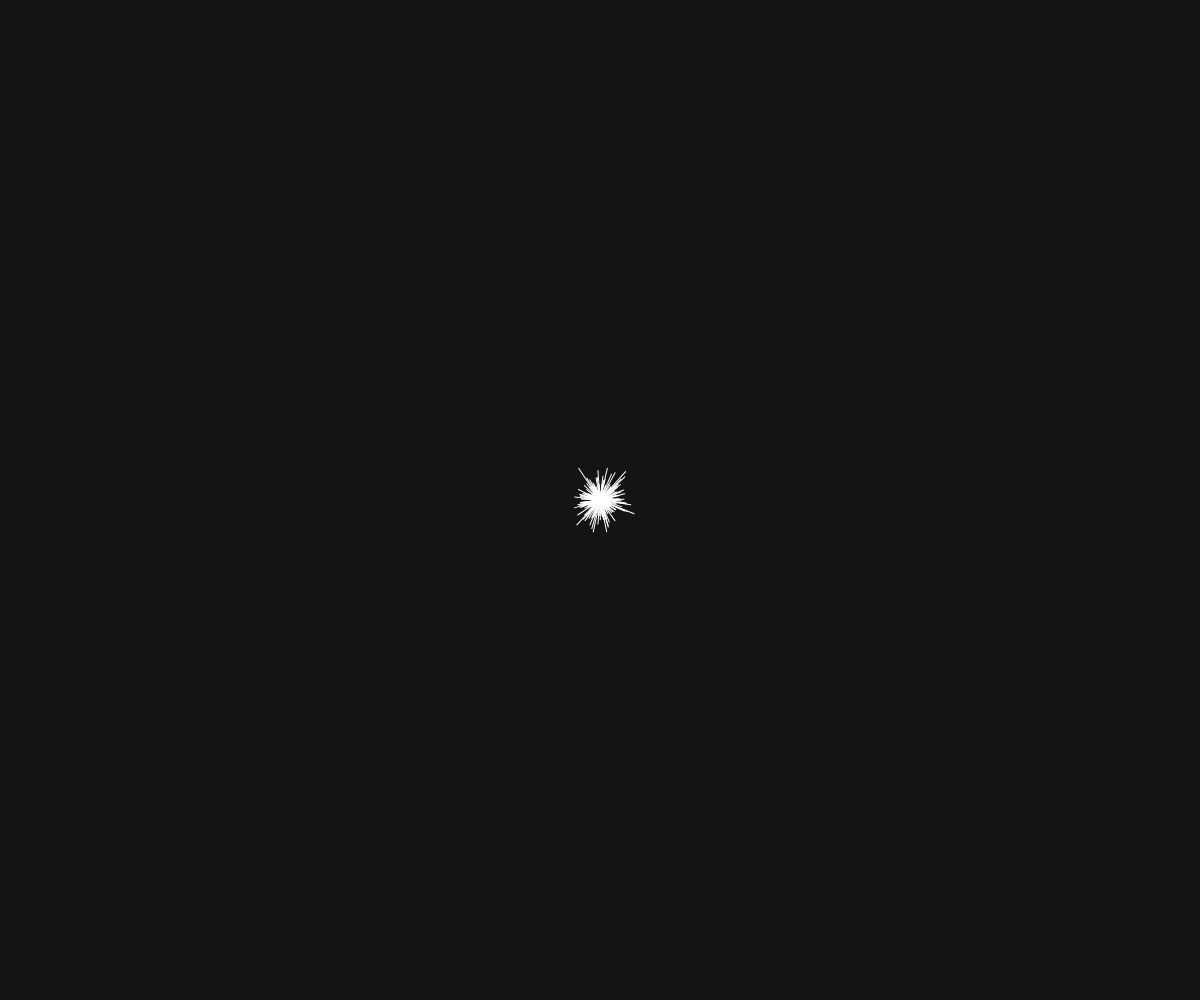
Frame 1 (no input)
Frame 60 (no input): identical to frame 1, image omitted
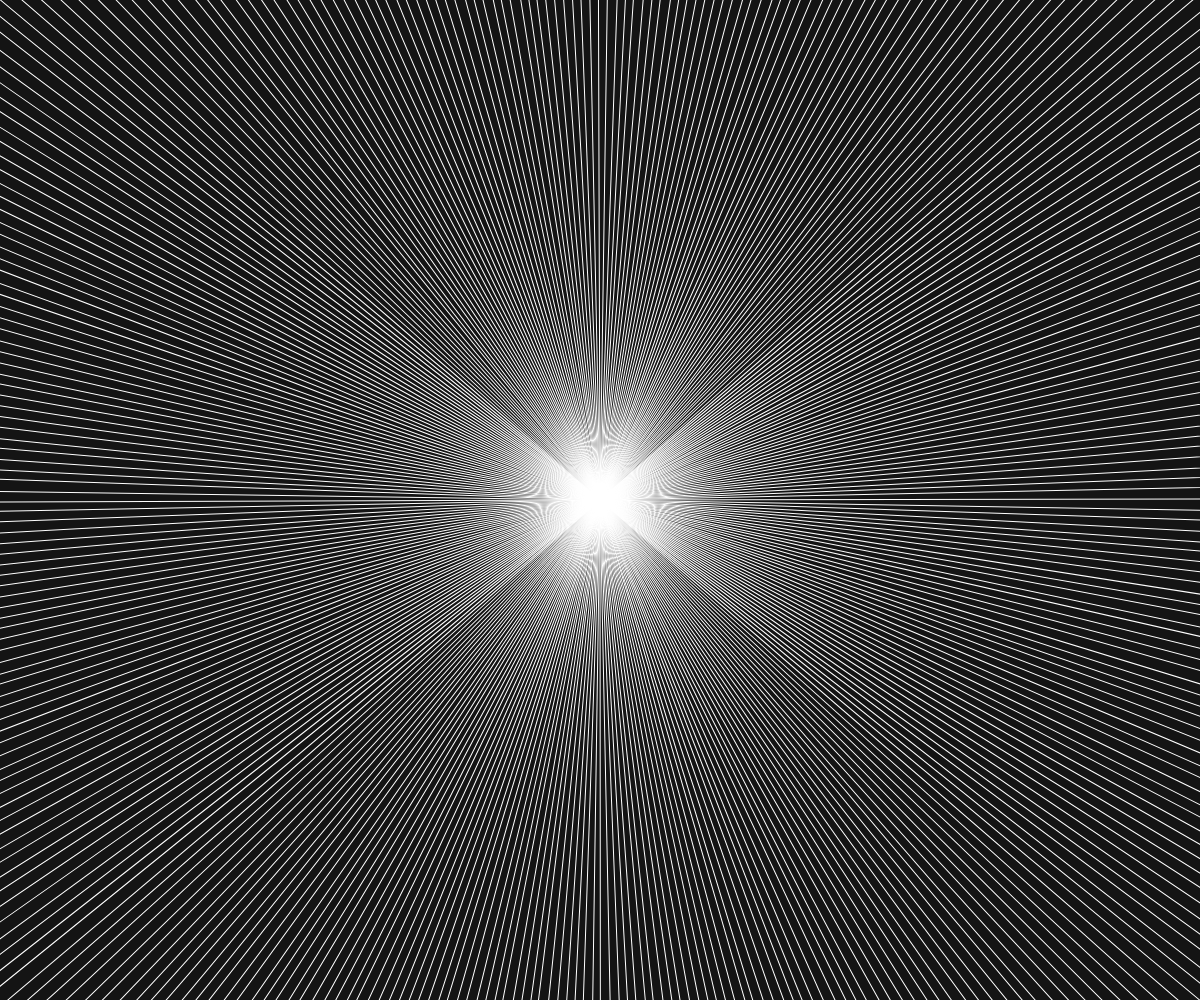
Frame 120 (the mouse pressed at the canvas centre since frame 60)

The p5.js sketch that drew these frames (run headless with seeded random() and noise() and a simulated clock; from frame 60 on, the mouse is pressed at the canvas centre):

// p5.js sketch
// ── sketch.js
var w;
var distribution = new Array(360);

function setup() {
	createCanvas(windowWidth, windowHeight);
	w = new Walker();
	for (var i = 0; i < distribution.length; i++) {
		distribution[i] = floor(randomGaussian(0,10));
	}
}

function draw() {
	background(20);
	translate
	w.update();
	w.display();
}

function Walker(){
	this.pos = createVector(width/2, height/2);
	this.vel = createVector(0,0);
	//this.acc = createVector(0.1,0.1);
	
	this.update = function(){
		var mouse =createVector(mouseX, mouseY);
		this.acc = p5.Vector.sub(mouse, this.pos);
		this.acc.setMag(0.1);
		this.vel.add(this.acc);
		this.pos.add(this.vel);
	}
	
	this.display = function(){
		translate(width/2, height/2);
		for (var i = 0; i<distribution.length; i++){
			rotate(TWO_PI / distribution.length);
			stroke(255);
			var dist = abs(distribution[i]);
            var mousedistx = dist + mouseX;
            var mousedisty = dist + mouseY;
			line(0,0,mousedistx,mousedisty);
		}
	}
	
}
